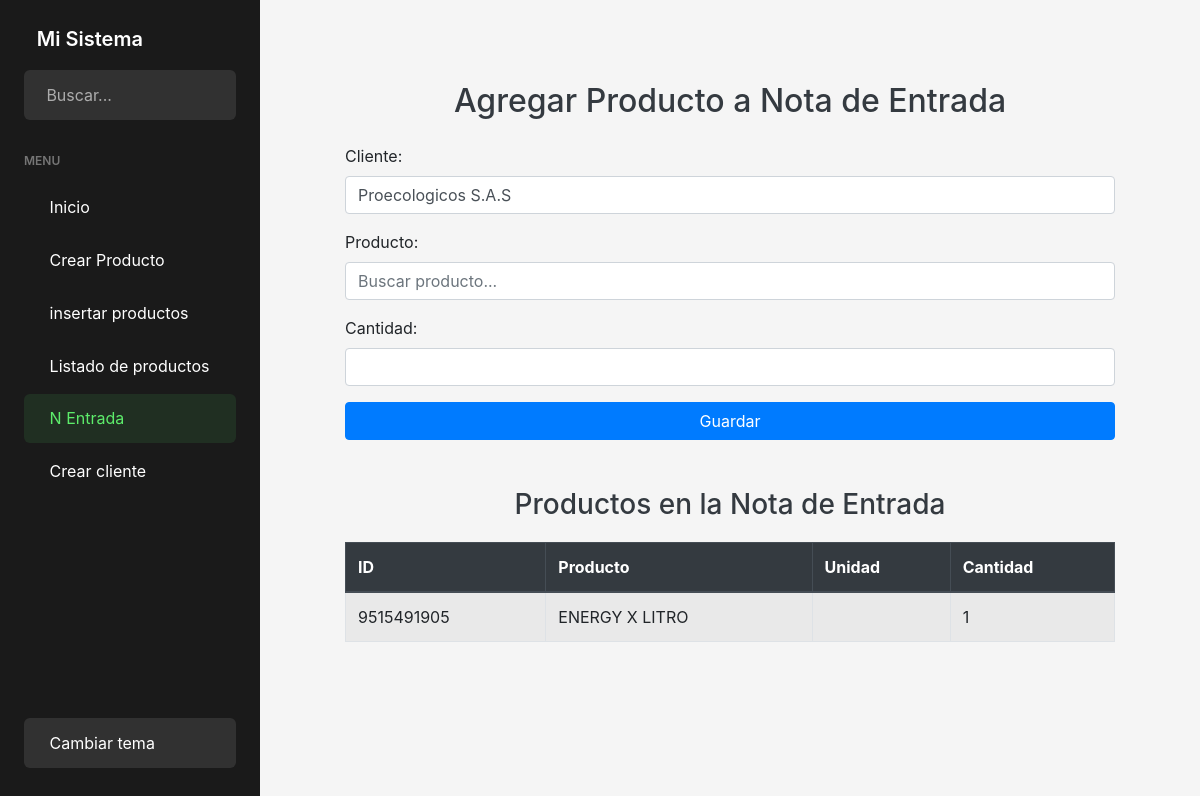
Page /agregar_nota_entrada/ on the earlier database version.
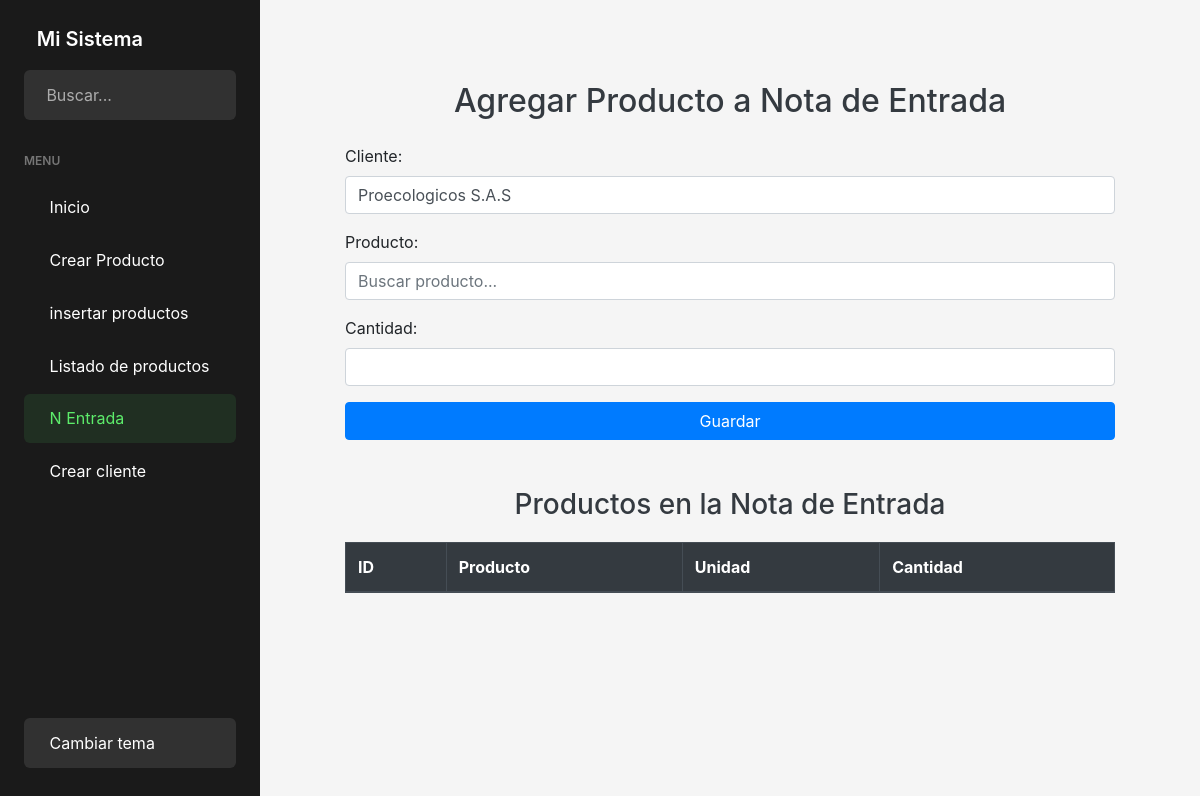
Same page on the later database version.
### APP_PM/models.py (models this page shows, shortened)
class NotaEntrada(models.Model):
    producto = models.ForeignKey(Crear_producto, on_delete=models.CASCADE)
    cantidad = models.PositiveIntegerField()
    observaciones = models.TextField(blank=True, null=True)
    cliente = models.CharField(max_length=100, default='Proecologicos S.A.S')  # Nuevo campo de cliente

class Crear_producto(models.Model):
    LINEA_OPCIONES = [
        ('001', 'Fertilizantes'),
        ('002', 'Bioinsumos'),
        ('003', 'Materia Prima'),
        ('004', 'Coayudantes'),
        ('005', 'Comercializacion de productos'),
        ('006', 'Equipos de pulverizador'),
        ('007', 'Fungicidas'),
        ('008', 'Herbicidas'),
        ('009', 'Insecticidas'),
        ('010', 'Insumos'),
        ('011', 'Mercancia en Consignacion'),
        ('012', 'Productos fabricados - No Propios'),
    ]
    GRUPO_OPCIONES = [
        ('001', 'Bifungicidas'),
        ('002', 'Comercializacion de productos'),
        ('003', 'Materia Prima'),
        ('004', 'Fertilizantes'),
        ('005', 'Foliares'),
        ('006', 'Granulados'),
        ('007', 'Insumos'),
        ('008', 'Líquido'),
        ('009', 'Organicos'),
        ('010', 'Polvo'),
        ('011', 'Productos fabricados - No Propios'),
        ('012', 'Pulverizador Liquido'),
    ]
    id_producto = models.CharField(max_length=10, unique=True, editable=False, blank=True)
    nombre_producto = models.CharField(max_length=100)
    linea = models.CharField(max_length=100, choices=LINEA_OPCIONES)
    grupo = models.CharField(max_length=100, choices=GRUPO_OPCIONES)
    marca = models.CharField(max_length=100)

### APP_PM/views.py (the view)
# urls.py: path('agregar_nota_entrada/', views.agregar_nota_entrada, name='agregar_nota_entrada'),
def agregar_nota_entrada(request):
    if request.method == 'POST':
        form = NotaEntradaForm(request.POST)
        producto_id = request.POST.get('producto_id')
        if form.is_valid() and producto_id:
            nota = form.save(commit=False)
            nota.producto = Crear_producto.objects.get(id=producto_id)
            nota.save()
            return redirect('agregar_nota_entrada')
    else:
        form = NotaEntradaForm()
    notas = NotaEntrada.objects.all()
    return render(request, 'Notas/Nota_Entrada.html', {'form': form, 'notas': notas})

### APP_PM/forms.py
class NotaEntradaForm(forms.ModelForm):
    producto_nombre = forms.CharField(
        label="Producto",
        widget=forms.TextInput(attrs={
            'class': 'form-control',
            'placeholder': 'Buscar producto...'
        })
    )
    cliente = forms.CharField(
        label="Cliente",
        initial="Proecologicos S.A.S",  # Valor predeterminado
        widget=forms.TextInput(attrs={
            'class': 'form-control'
        })
    )
    class Meta:
        model = NotaEntrada
        fields = ['producto_nombre', 'cantidad', 'cliente']
        widgets = {
            'cantidad': forms.NumberInput(attrs={
                'class': 'form-control',
                'min': 1
            }),
        }

### APP_PM/templates/Notas/Nota_Entrada.html (shortened to what this page needs)
<!DOCTYPE html>
<html lang="es">
<head>
    <link href="https://maxcdn.bootstrapcdn.com/bootstrap/4.5.2/css/bootstrap.min.css" rel="stylesheet">
    <link href="https://code.jquery.com/ui/1.12.1/themes/base/jquery-ui.css" rel="stylesheet">
    {% extends 'Home/home.html' %}
    {% block content %}
</head>
<body>
<div class="container">
    <h2 class="text-center">Agregar Producto a Nota de Entrada</h2>
    <form method="post" class="mt-4">
        <div class="form-group">
            {{ form.cliente.label_tag }}
            {{ form.cliente }}
        </div>
        <div class="form-group">
            {{ form.producto_nombre.label_tag }}
            {{ form.producto_nombre }}
        </div>
        <div class="form-group">
            {{ form.cantidad.label_tag }}
            {{ form.cantidad }}
        </div>
        <button type="submit" class="btn btn-primary btn-block">Guardar</button>
    </form>
    <h3 class="text-center mt-5">Productos en la Nota de Entrada</h3>
    <table class="table table-striped table-bordered">
        <thead class="thead-dark">
            <tr>
                <th>ID</th>
                <th>Producto</th>
                <th>Unidad</th>
                <th>Cantidad</th>
            </tr>
        </thead>
        <tbody>
            {% for nota in notas %}
            <tr>
                <td>{{ nota.producto.id_producto }}</td>
                <td>{{ nota.producto.nombre_producto }}</td>
                <td>{{ nota.producto.unidad }}</td>
                <td>{{ nota.cantidad }}</td>
            </tr>
            {% endfor %}
        </tbody>
    </table>
</div>
</body>
</html>
{% endblock %}

Differences in the rows shown:
removed NotaEntrada: producto.id_producto "9515491905", producto.nombre_producto "ENERGY X LITRO", cantidad "1"
